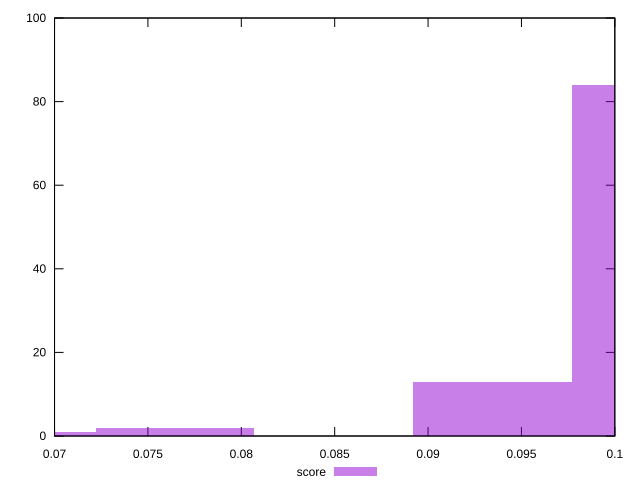

Generate this figure with gnuplot:
reset

$score <<EOF
0.07644959741121223 2
0.06795519769885532 1
0.09343839683592606 13
0.10193279654828297 84
EOF

set key outside below
set boxwidth 0.008494399712356914
set xrange [0.07:0.1]
set yrange [0:100]
set trange [0:100]
set style fill transparent solid 0.5 noborder
set terminal svg size 640, 490 enhanced background rgb 'white'
set output "report_00016_2021-02-10T13-31-48.338Z/interactive/samples/pages/score/histogram.svg"

plot $score title "score" with boxes

reset
